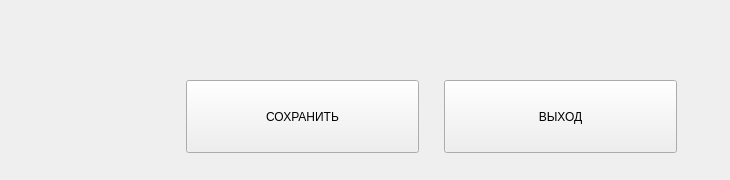
       <widget class="QFrame" name="frame_buttons">
        <property name="minimumSize">
         <size>
          <width>0</width>
          <height>180</height>
         </size>
        </property>
        <property name="maximumSize">
         <size>
          <width>16777215</width>
          <height>182</height>
         </size>
        </property>
        <property name="frameShape">
         <enum>QFrame::NoFrame</enum>
        </property>
        <property name="frameShadow">
         <enum>QFrame::Raised</enum>
        </property>
        <layout class="QHBoxLayout" name="horizontalLayout_2" stretch="1,1,1,1,1">
         <property name="spacing">
          <number>25</number>
         </property>
         <property name="topMargin">
          <number>64</number>
         </property>
         <property name="rightMargin">
          <number>53</number>
         </property>
         <item>
          <spacer name="horizontalSpacer">
           <property name="orientation">
            <enum>Qt::Horizontal</enum>
           </property>
           <property name="sizeHint" stdset="0">
            <size>
             <width>37</width>
             <height>20</height>
            </size>
           </property>
          </spacer>
         </item>
         <item>
          <widget class="QLabel" name="load">
           <property name="minimumSize">
            <size>
             <width>73</width>
             <height>73</height>
            </size>
           </property>
           <property name="maximumSize">
            <size>
             <width>73</width>
             <height>73</height>
            </size>
           </property>
           <property name="text">
            <string/>
           </property>
           <property name="pixmap">
            <pixmap>C:/Work/load.gif</pixmap>
           </property>
           <property name="scaledContents">
            <bool>true</bool>
           </property>
           <property name="alignment">
            <set>Qt::AlignCenter</set>
           </property>
          </widget>
         </item>
         <item>
          <spacer name="horizontalSpacer_2">
           <property name="orientation">
            <enum>Qt::Horizontal</enum>
           </property>
           <property name="sizeHint" stdset="0">
            <size>
             <width>40</width>
             <height>20</height>
            </size>
           </property>
          </spacer>
         </item>
         <item>
          <widget class="wButtonStyled" name="saveButton">
           <property name="minimumSize">
            <size>
             <width>233</width>
             <height>73</height>
            </size>
           </property>
           <property name="maximumSize">
            <size>
             <width>233</width>
             <height>73</height>
            </size>
           </property>
           <property name="text">
            <string>СОХРАНИТЬ</string>
           </property>
          </widget>
         </item>
         <item>
          <widget class="wButtonStyled" name="exitButton">
           <property name="minimumSize">
            <size>
             <width>233</width>
             <height>73</height>
            </size>
           </property>
           <property name="maximumSize">
            <size>
             <width>233</width>
             <height>73</height>
            </size>
           </property>
           <property name="text">
            <string>ВЫХОД</string>
           </property>
          </widget>
         </item>
        </layout>
       </widget>
